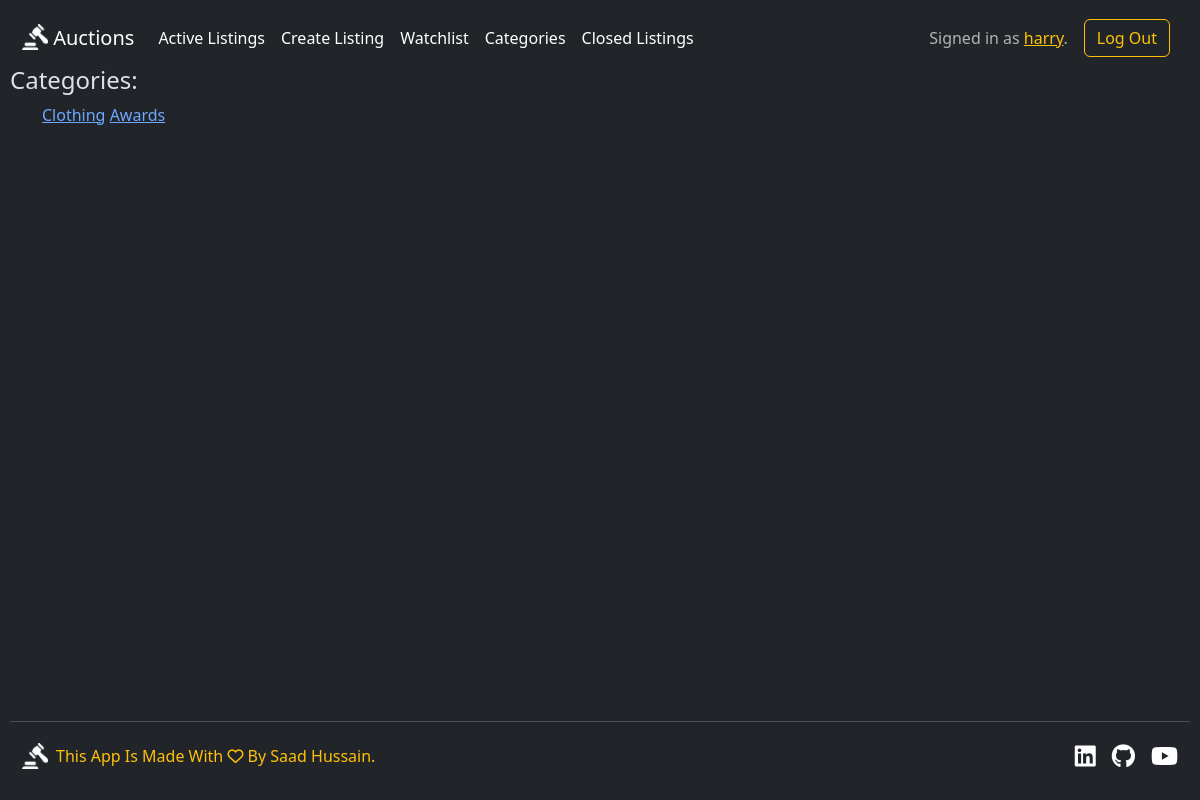
Page /category (signed in) on the committed database.
### auctions/models.py (models this page shows, shortened)
class User(AbstractUser):
    def __str__(self):
        return self.username

class ListingInformation(models.Model):
    title = models.CharField(max_length=64)
    description = models.TextField(max_length=200)
    bidCurrentPrice = models.FloatField()
    image = models.ImageField(blank=True, upload_to="auctions/images/")
    category = models.CharField(max_length=64, blank=True, null=True)
    lister = models.ForeignKey(User, on_delete=models.CASCADE , related_name="listings")
    time = models.DateTimeField(auto_now_add=True)
    isListingOpen = models.BooleanField(default=True)
    winner =  models.ForeignKey(User, on_delete=models.CASCADE, blank=True, null=True)

### auctions/views.py (the view)
# urls.py: path("category" , views.category, name="category"),
def category(request, categoryName = None):
    if not categoryName:
        categories = []
        allListingsWithCategory = ListingInformation.objects.exclude(category__isnull=True).exclude(category__exact='').filter(isListingOpen = True)
        for listing in allListingsWithCategory:
            categories.append(listing.category)
        return render(request, 'auctions/category.html', {
            "categories": categories
        })
    else:
        categoryListings = ListingInformation.objects.filter(category = categoryName)
        return render(request, 'auctions/index.html', {
            "message": f"Category Listing: {categoryName}",
            "listings": categoryListings
        })

### auctions/templates/auctions/category.html
{% extends "auctions/layout.html" %}
{% block body %}
    <h4>Categories:</h4>
    <ul>
        {% for category in categories %}
                <a href="{% url 'auctions:categoryListings' category %}">{{ category }}</a>
        {% empty %}
            <h6>No Categories Listed</h6>
        {% endfor %}
    </ul>
{% endblock %}

### auctions/templates/auctions/layout.html (shortened to what this page needs)
{% load static %}
<!DOCTYPE html>
<html lang="en" class="h-100" data-bs-theme="dark">
    <head>
        <link href="https://cdn.jsdelivr.net/npm/bootstrap@5.3.3/dist/css/bootstrap.min.css" rel="stylesheet">
        <link rel="stylesheet" href="https://cdnjs.cloudflare.com/ajax/libs/font-awesome/6.5.2/css/all.min.css" />
        <link href="{% static 'auctions/styles.css' %}" type="text/css" rel="stylesheet">
    </head>
    <body class="d-flex flex-column h-100">
        <nav class="navbar navbar-expand-lg  ">
  <div class="container-fluid">
    <a class="navbar-brand" href="{% url 'auctions:index' %}">
        <img src="{% static 'auctions/logo.png' %}" alt="Logo" width="26" height="26" class="d-inline-block align-text-top">
        Auctions</a>
    <div class="collapse navbar-collapse" id="navbarText">
      <ul class="navbar-nav me-auto mb-2 mb-lg-0">
        <li class="nav-item">
          <a class="nav-link text-white link-body-emphasis" aria-current="page" href="{% url 'auctions:index' %}">Active Listings</a>
        </li>
        {% if user.is_authenticated %}
        <li class="nav-item">
            <a class="nav-link text-white link-body-emphasis" href="{% url 'auctions:createlisting' %}">Create Listing</a>
        </li>
        <li class="nav-item">
            <a class="nav-link text-white link-body-emphasis" href="{% url 'auctions:watchlist' %}">Watchlist</a>
        </li>
        {% endif %}
        <li class="nav-item">
          <a class="nav-link text-white link-body-emphasis" href="{% url 'auctions:category' %}">Categories</a>
        </li>
        <li class="nav-item">
          <a class="nav-link text-white link-body-emphasis" href="{% url 'auctions:closelistings' %}">Closed Listings</a>
        </li>
      </ul>
        {% if user.is_authenticated %}
        <span class="navbar-text">
                Signed in as  <a href="{% url 'auctions:userProfile' user.username%}" class="text-warning " >{{ user.username }}</a>.
            </span>
            <a href="{% url 'auctions:logout' %}"><button type="button" class="btn btn-outline-warning me-2 ms-3">Log Out</button></a>
            {% else %}
            <a href="{% url 'auctions:login' %}"><button type="button" class="btn btn-outline-warning me-2 ms-1">Login</button></a>
            <a href="{% url 'auctions:register' %}"><button type="button" class="btn btn-warning">Register</button></a>
            {% endif %}
    </div>
  </div>
</nav>
          {% block body %}
           {% endblock %}
        <footer class="footer mt-auto py-3  border-top">
          <div class="container-fluid">
            <div class="row d-flex flex-wrap justify-content-between align-items-center ">
              <div class="col-md-4 d-flex align-items-center">
            <a href="/" class="mb-3 me-2 mb-md-0 text-body-secondary text-decoration-none lh-1">
              <img src="{% static 'auctions/logo.png' %}" alt="Logo" width="26" height="26" class="d-inline-block align-text-top">
            </a>
            <span class="mb-3 mb-md-0 text-body-primary text-capitalize text-warning">This App is made with  <i class="fa-regular fa-heart"></i> by Saad Hussain.</span>
          </div>
          <ul class="nav col-md-4 justify-content-end list-unstyled d-flex">
            <li class="ms-3"><a class="text-white fs-4" href="#"><i class="fa-brands fa-linkedin"></i></a></li>
            <li class="ms-3"><a class="text-white fs-4" href="#"><i class="fa-brands fa-github"></i></a></li>
            <li class="ms-3"><a class="text-white fs-4" href="#"><i class="fa-brands fa-youtube"></i></a></li>
          </ul>
            </div>
          </div>
        </footer>
    </body>
</html>

### auctions/static/auctions/styles.css (style rules this page uses)
body { padding: 10px; }

### rows in the picture
User: username "harry"
ListingInformation: categories "Clothing"
ListingInformation: categories "Awards"
